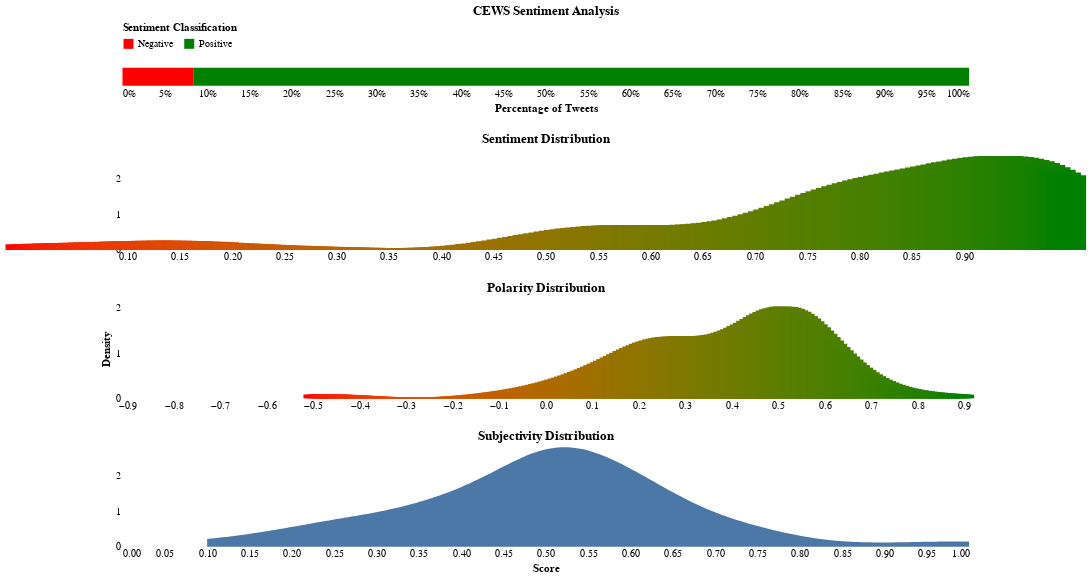

Here is the notebook cell this chart was saved with:
### Code cell
domain = ['Negative', 'Positive']
range_ = ['red', 'green']

one = alt.Chart(analyzed_tweets, title='CEWS Sentiment Analysis').transform_joinaggregate(total='count(*)').transform_calculate(pct='1 / datum.total').mark_bar().encode(
    y=alt.Y('nb_classification:N', title=None, axis=alt.Axis(labels=False, ticks=False), bin=True),
    x=alt.X('sum(pct):Q', title='Percentage of Tweets', axis=alt.Axis(format='%'), scale=alt.Scale(domain=[0, 1])),
    color=alt.Color('nb_classification:N', legend=alt.Legend(orient='top', title='Sentiment Classification'), scale=alt.Scale(domain=domain, range=range_)),
    order=alt.Order('nb_classification',sort='ascending')
).properties(width=850)

two = alt.Chart(df, title='Sentiment Distribution').transform_density('Score', as_=['Score', 'density']).mark_bar(size=35).encode(
    x=alt.X('Score:Q', title=None, scale=alt.Scale(domain=[.1, .9])),
    y=alt.Y('density:Q', title=None),
    color=alt.Color('Score:Q', legend=None, scale=alt.Scale(range=['red', 'green']))
).properties(width=850, height=100)

three = alt.Chart(analyzed_tweets, title='Polarity Distribution').transform_density('polarity', as_=['Polarity', 'density']).mark_bar(size=20).encode(
    x=alt.X('Polarity:Q', title=None, scale=alt.Scale(domain=[-.9, .9])),
    y=alt.Y('density:Q', title='Density'),
    color=alt.Color('Polarity:Q', legend=None, scale=alt.Scale(range=['red', 'green']))
).properties(width=850, height=100)

four = alt.Chart(analyzed_tweets, title='Subjectivity Distribution').transform_density('subjectivity', as_=['Subjectivity', 'density']).mark_area().encode(
    x=alt.X('Subjectivity:Q', title='Score', scale=alt.Scale(domain=[0, 1])),
    y=alt.Y('density:Q', title=None),
).properties(width=850, height=100)

(one & two & three & four).configure_axis(grid=False, domain=False, ticks=False).configure_view(strokeOpacity=0)
